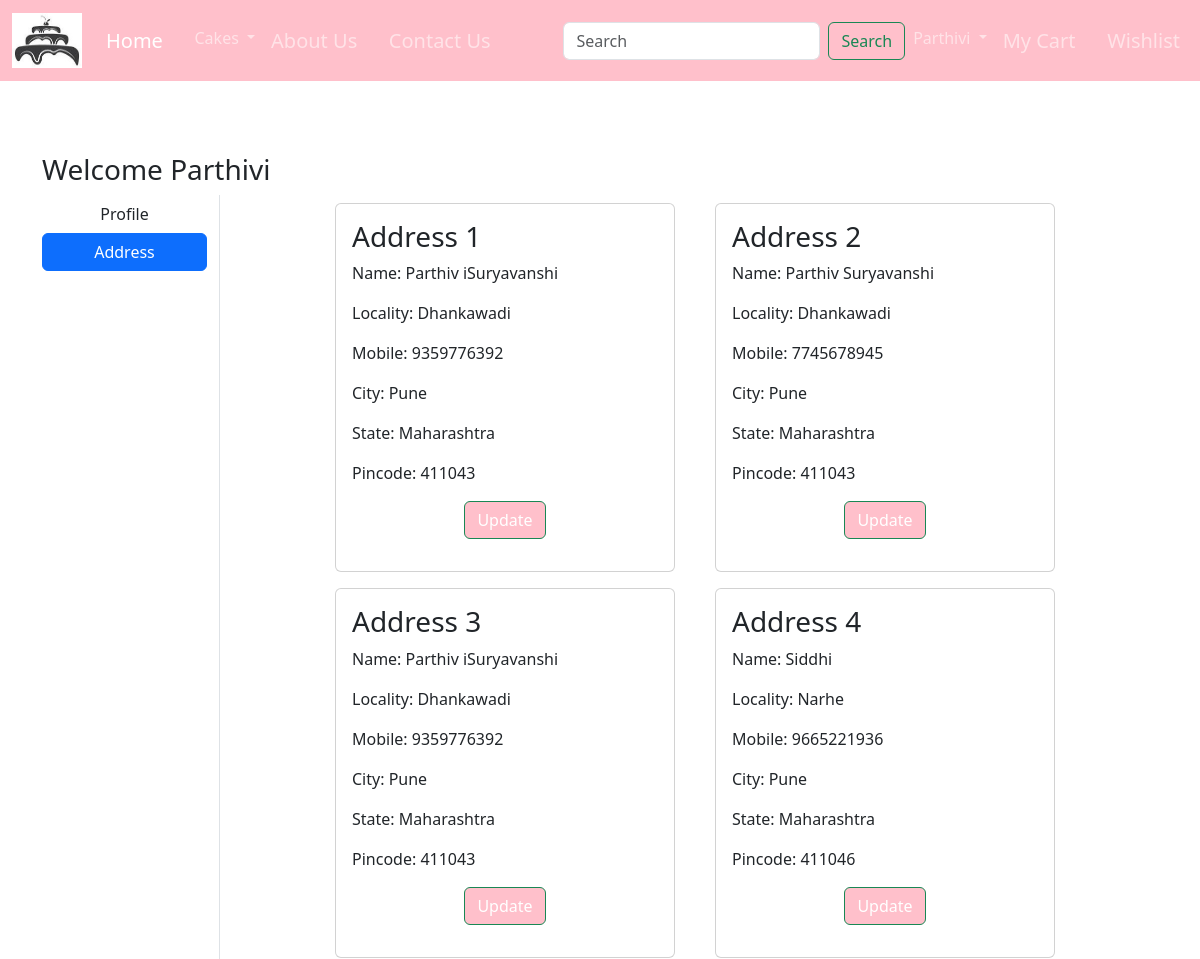
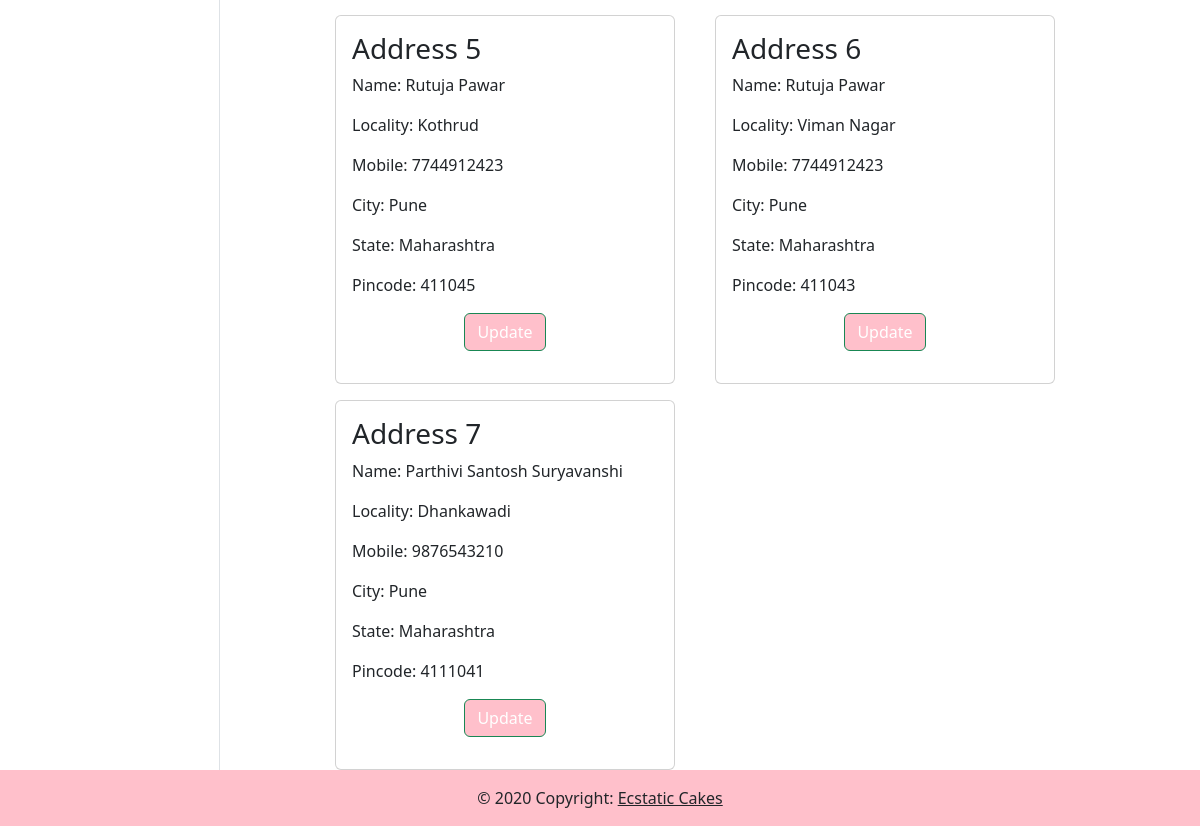
The page /address/ (signed in) on the database its author committed (2 pictures, top to bottom).
### app/models.py (models this page shows, shortened)
class Customer(models.Model):
    user = models.ForeignKey(User,on_delete=models.CASCADE)
    name = models.CharField(max_length=200)
    locality = models.CharField(max_length=200)
    city = models.CharField(max_length=50)
    mobile = models.IntegerField(default=50)
    zipcode = models.IntegerField()
    state = models.CharField(choices=STATE_CHOICES,max_length=100)

### app/views.py (the view)
# urls.py: path('address/', views.address, name='address'),
def address(request):
    add = Customer.objects.filter(user=request.user)
    return render(request, 'app/address.html',locals())

### app/templates/app/address.html (shortened to what this page needs)
{% extends 'app/base.html' %}
{% load static %}
{% block main-content %}
<div class="container my-5">
    <div class="row">
        <h3>Welcome <span class="text-capitalize">{{request.user}}</span></h3>
    <div class="col-sm-2 border-end">
        <ul class="list-unstyled">
            <li class="d-grid" ><a href="{% url 'profile' %}" class="btn">Profile</a></li>
            <li class="d-grid"><a href="{% url 'address' %}" class="btn btn-primary">Address</a></li>
        </ul>
    </div>
    <div class="col-sm-8 offset-sm-1">
        <div class="row">
            {% for ad in add %}
            <div class="col-sm-6">
            <div class="card m-2">
                <div class="card-body">
                    <h3>Address {{forloop.counter}}</h3>
                    <p>Name: {{ad.name}}</p>
                    <p>Locality: {{ad.locality}}</p>
                    <p>Mobile: {{ad.mobile}}</p>
                    <p>City: {{ad.city}}</p>
                    <p>State: {{ad.state}}</p>
                    <p>Pincode: {{ad.zipcode}}</p>
                    <p class="text-center"><a href="{% url 'updateAddress' pk=ad.id %}" type="button" class="btn btn-success" style="background-color:pink">Update</a></p>
                </div>
            </div>
            </div>
            {% endfor %}
        </div>
    </div>
    </div>
</div>
{% endblock main-content %}

### rows shown on the page
Customer: name "Parthiv iSuryavanshi", locality "Dhankawadi", mobile "9359776392", city "Pune", state "Maharashtra", zipcode "411043"
Customer: name "Parthiv Suryavanshi", locality "Dhankawadi", mobile "7745678945", city "Pune", state "Maharashtra", zipcode "411043"
Customer: name "Parthiv iSuryavanshi", locality "Dhankawadi", mobile "9359776392", city "Pune", state "Maharashtra", zipcode "411043"
Customer: name "Siddhi", locality "Narhe", mobile "9665221936", city "Pune", state "Maharashtra", zipcode "411046"
Customer: name "Rutuja Pawar", locality "Kothrud", mobile "7744912423", city "Pune", state "Maharashtra", zipcode "411045"
Customer: name "Rutuja Pawar", locality "Viman Nagar", mobile "7744912423", city "Pune", state "Maharashtra", zipcode "411043"
Customer: name "Parthivi Santosh Suryavanshi", locality "Dhankawadi", mobile "9876543210", city "Pune", state "Maharashtra", zipcode "4111041"

### other values the page prints
{{ request.user }} "Parthivi"
